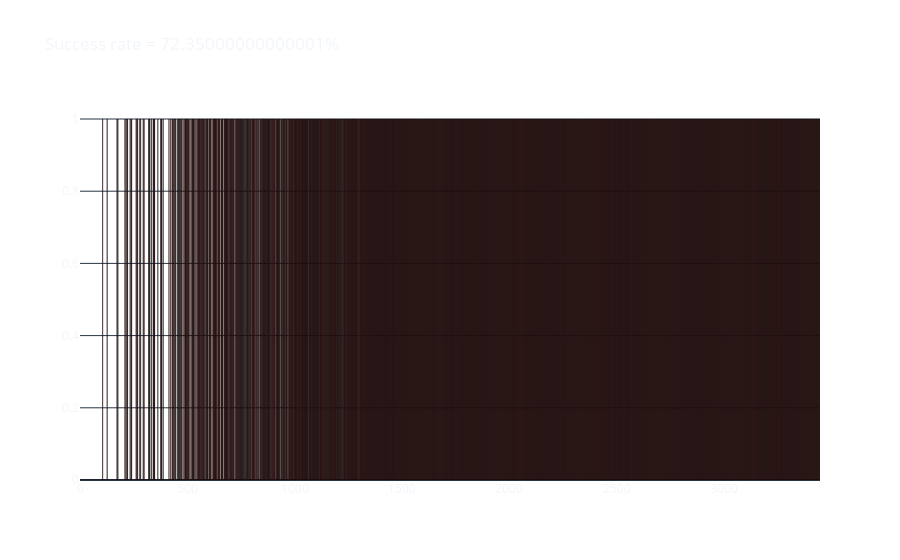

The code cell stored with this chart in its notebook:
### Markdown cell above
## _Getting Greedy_

With this implementation, the agent will always choose the action with the highest value. So whenever a state-action pair starts having a non-zero value, the agent will always choose it. The other actions will never be taken, which means we’ll never update their value. If you want to incentivize exploration, we can use an $\epsilon$-Greedy approach.

In RL, we can divide the "_behavior_" of our agent between exploitation (_taking the action with the highest value_) and exploration (_choosing a random action to try to find even better ones_).

A trade-off between these two behaviors is important: if the agent only focuses on exploitation, it cannot try new solutions and thus doesn’t learn anymore. On the other hand, if the agent only takes random actions, the training is pointless since it doesn’t use the knowledge of the $Q$-function.

The $\epsilon$-Greedy algorithm is a way to find this balance.

- Every time the agent has to take an action $a$, it has a probability $\epsilon$ of choosing a random action, and a probability $1 - \epsilon$ of choosing the one with the highest value.
- We can decrease the value of $\epsilon$ at the end of each episode by a fixed amount (_linear decay_), or based on the current value of $\epsilon$ (_exponential decay_).

### Code cell
qtable = np.zeros((environment.observation_space.n,
                  environment.action_space.n))
df = pd.DataFrame(qtable, index=[f'state {i+1}' for i in range(16)],
                  columns=['◀️LEFT', '🔽DOWN', '▶️RIGHT', '🔼UP'])


episodes = 2000
alpha = 0.5
gamma = 0.9
epsilon = 1.0         # start with full exploration mode
epsilon_decay = 0.001  # decay epsilon by this amount

outcomes = []

print('Q-table before training:')
display(Markdown(df.to_markdown()))

# Training
for _ in range(episodes):
    state, _ = environment.reset()
    done = False
    outcomes.append(0)

    while not done:
        # Generate a random number between 0 and 1
        rnd = np.random.random()

        # If random number < epsilon, take a random action
        if rnd < epsilon:

            action = environment.action_space.sample()
        # Else, take the action with the highest value in the current state
        else:

            action = np.argmax(qtable[state])

        new_state, reward, done, info, proba = environment.step(action)

        qtable[state, action] = qtable[state, action] + alpha * \
            (reward + gamma *
             np.max(qtable[new_state]) - qtable[state, action])

        state = new_state
        if reward:
            outcomes.append(1)

    # Update epsilon
    epsilon = max(epsilon - epsilon_decay, 0)

df = pd.DataFrame(qtable, index=[f'state {i+1}' for i in range(16)],
                  columns=['◀️LEFT', '🔽DOWN', '▶️RIGHT', '🔼UP'])

print('Q-table after training:')
display(Markdown(df.to_markdown()))

fig = go.Figure()
fig.add_trace(go.Bar(x=list(range(0, len(outcomes))), y=outcomes, marker_color='red'))
fig.update_layout(
    template='plotly_dark',
    hoverlabel=dict(
        bgcolor='rgba(0, 0, 0, 0.8)'
    ),
    title=f'Success rate = {(sum(outcomes)/episodes)*100}%',
    paper_bgcolor='rgba(0, 0, 0, 0)',
    plot_bgcolor='rgba(0, 0, 0, 0)'
)
fig.show()

### Figure 1 — Plotly figure (JSON) as saved in the notebook; plotly's stock layout.template omitted (floating-point values rounded to 4 significant figures; data arrays with more than 128 entries replaced by an {"elided": "..."} marker saying what was removed)
{"data": [{"marker": {"color": "red"}, "type": "bar", "x": {"elided": "3447 int values"}, "y": {"elided": "3447 int values"}}], "layout": {"hoverlabel": {"bgcolor": "rgba(0, 0, 0, 0.8)"}, "paper_bgcolor": "rgba(0, 0, 0, 0)", "plot_bgcolor": "rgba(0, 0, 0, 0)", "title": {"text": "Success rate = 72.35000000000001%"}}}
